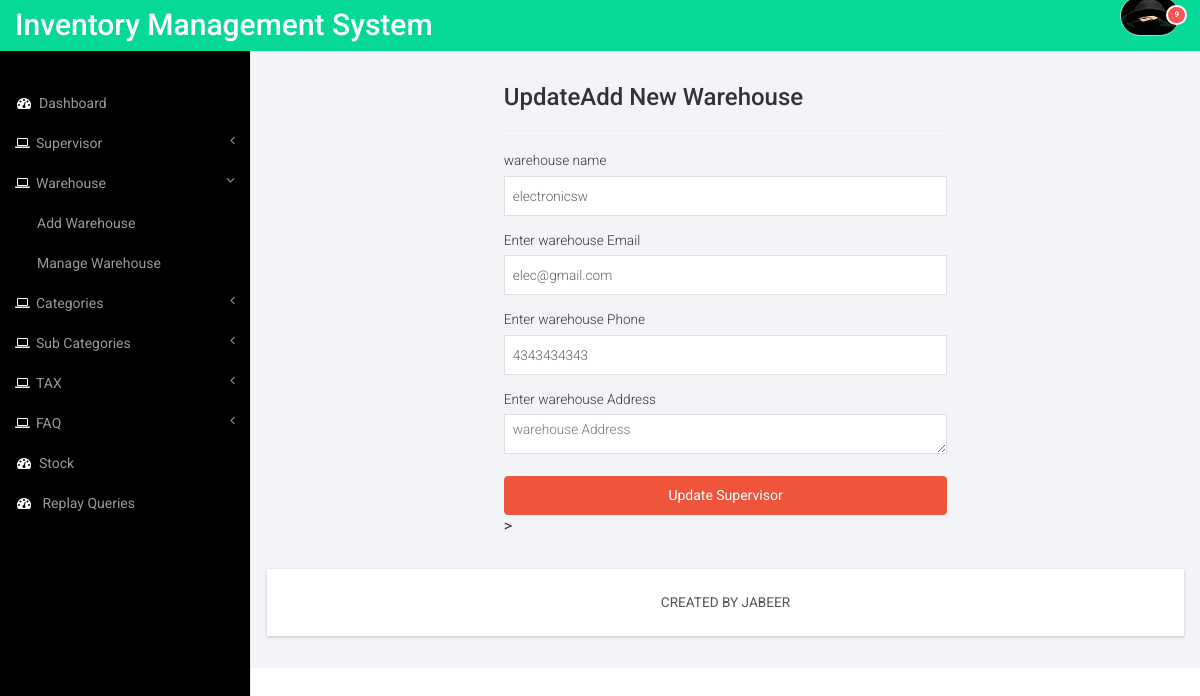
The page /admin/add_warehouse.php?warehouse_id=6&&edit (signed in) on the database its author committed.
### tables this page shows
CREATE TABLE `warehouse` (
  `warehouse_id` int(11) NOT NULL,
  `warehouse_name` text NOT NULL,
  `manager_id` int(11) NOT NULL,
  `warehouse_address` varchar(100) NOT NULL,
  `warehouse_email` varchar(65) NOT NULL,
  `warehouse_phone` bigint(15) NOT NULL
);

### admin/inc/session.php (called while the page is built, shortened)
<?php
	include("connection.php");
	if(isset($_SESSION['user_email']))
	{
		$login_email=$_SESSION['user_email'];
		$sql=mysqli_query($con,"SELECT * FROM `login` WHERE email='$login_email'") or die(mysqli_error($con));
		$rw=mysqli_fetch_array($sql);
		$user_role=$rw['user_role'];
		$user_profile=$rw['profile_pic'];
	}
	else
	{
		header("location:index.php?login_first");
	}
?>

### admin/add_warehouse.php (the view, shortened to what this page needs)
<?php
	include("inc/session.php");
	include("connection.php");
	if(isset($_GET['edit']))
	{
		$update = $_GET['edit'];
		$warehouse_id = $_GET['warehouse_id'];
		$sql = mysqli_query($con, "SELECT * FROM `warehouse` WHERE warehouse_id = '$warehouse_id'") or die(mysqli_error($con));
		$row = mysqli_fetch_array($sql);
		$warehouse_name = $row['warehouse_name'];
		$warehouse_email = $row['warehouse_email'];
		$warehouse_phone = $row['warehouse_phone'];
		$warehouse_address = $row['warehouse_address'];
	}
	else
	{
		$warehouse_name = $warehouse_email = $warehouse_phone = $warehouse_address =  "";
	}
?>
<!DOCTYPE HTML>
<html>
  <head>
     <?php include("inc/head.php"); ?>
  </head>
  <body>
    <div id="wrapper">
      <?php include("inc/menu.php"); ?>
      <div id="page-wrapper">
        <div class="graphs">
       	  <div class="col_3">
            <div class="row">
              <div class="col-md-6 col-md-offset-3">
                <h3><?php echo (isset($update)?'Update':'Add New'); ?>Add New Warehouse</h3>
                <hr/>
                <form name="" method="post" action="<?php echo (isset($update)?'war_val.php?update&&warehouse_id='.$warehouse_id.' ':'war_val.php?add'); ?>">
                  <div class="form-group">
                    <label>warehouse name</label>
                    <input type="text" value="<?php echo $warehouse_name; ?>" name="warehouse_name" class="form-control1" placeholder="warehouse Name" required />
                  </div>
                  <div class="form-group">
                    <label>Enter warehouse Email</label>
                    <input type="email" name="warehouse_email" value="<?php echo $warehouse_email; ?>" class="form-control1" placeholder="warehouse Email" required / >
                  </div>
                  <div class="form-group">
                    <label>Enter warehouse Phone</label>
                    <input type="number" name="warehouse_phone" value="<?php echo $warehouse_phone; ?>" class="form-control1" placeholder="warehouse Phone" required />
                  </div>
                  <div class="form-group">
                    <label>Enter warehouse Address</label>
                    <textarea rows="4" name="warehouse_address" value="<?php echo $warehouse_address; ?>" class="form-control1" placeholder="warehouse Address" required /></textarea>
                  </div>
                  <div class="form-group">
                    <input type="submit" name="btn_add" class="btn btn-success btn-block" value=" <?php echo (isset($update)?'Update':'Add New'); ?> Supervisor"> >
                  </div>
                </form>
              </div>
            </div>
  	      </div>
  		    <?php include("inc/footer.php"); ?>
  		  </div>
      </div>
    </div>
  </body>
</html>

### admin/inc/menu.php (shortened to what this page needs)
<nav class="top1 navbar navbar-default navbar-static-top" role="navigation" style="margin-bottom: 0">
            <div class="navbar-header">
                <a class="navbar-brand" href="index.html">Inventory Management System</a>
            </div>
            <ul class="nav navbar-nav navbar-right">
			    <li class="dropdown">
	        		<a href="#" class="dropdown-toggle avatar" data-toggle="dropdown">
					<?php
												if($user_profile == "")
												{
													echo '<img src="images/smile.png" class="img-responsive" width="60" height="60">';
												}
												else
												{
													echo '<img src="images/profiles/'.$user_profile.'" class="img-responsive" width="60" height="60">';
												}
											?>
					<span class="badge">9</span></a>
			</li>
			</ul>
            <div class="navbar-default sidebar" role="navigation">
                <div class="sidebar-nav navbar-collapse">
                    <ul class="nav" id="side-menu">
                        <li>
                            <a href="home.php"><i class="fa fa-dashboard fa-fw nav_icon"></i>Dashboard</a>
                        </li>
						<?php
											if($user_role == 'admin')
											{
                       echo  '<li>
                            <a href="#"><i class="fa fa-laptop nav_icon"></i>Supervisor<span class="fa arrow"></span></a>
                        </li>
                        <li>
                            <a href="#"><i class="fa fa-laptop nav_icon"></i>Warehouse<span class="fa arrow"></span></a>
                            <ul class="nav nav-second-level">
                                <li>
                                    <a href="add_warehouse.php">Add Warehouse</a>
                                </li>
                                <li>
                                    <a href="manage_warehouse.php">Manage Warehouse</a>
                                </li>
                            </ul>
                        </li>
                        <li>
                            <a href="#"><i class="fa fa-laptop nav_icon"></i>Categories<span class="fa arrow"></span></a>
							<li>
                            <a href="#"><i class="fa fa-laptop nav_icon"></i>Sub Categories<span class="fa arrow"></span></a>
								<li>
                            <a href="#"><i class="fa fa-laptop nav_icon"></i>TAX<span class="fa arrow"></span></a>
							<li>
                            <a href="#"><i class="fa fa-laptop nav_icon"></i>FAQ<span class="fa arrow"></span></a>
                        </li>
                          <li>
                            <a href="stock.php"><i class="fa fa-dashboard fa-fw nav_icon"></i>Stock</a>
                        </li>
                          <li>
                            <a href="queries.php"><i class="fa fa-dashboard fa-fw nav_icon"></i> Replay Queries</a>
                        </li>
                    </ul> ' ;
											}
					?>
                </div>
            </div>
        </nav>

### admin/css/style.css (style rules this page uses)
h4, h5, h6, h1, h2, h3 { margin-top: 0; }
ul, ol { margin: 0; }
html, body { font-family: 'Roboto', sans-serif; font-size: 100%; background:#000; overflow-x: hidden; }
body a { transition:0.5s all; -webkit-transition:0.5s all; -moz-transition:0.5s all; -o-transition:0.5s all; -ms-transition:0.5s all; }
.navbar .navbar-nav li a { padding: 0 10px; line-height: 56px; position: relative; }
.navbar .navbar-nav li .dropdown-toggle.avatar img { height: 40px; -webkit-border-radius: 50em; -moz-border-radius: 50em; border-radius: 50em; border: 1px solid #c0cadd; margin-top: -4px; }
.navbar .navbar-nav li a .badge { background: #ff5454; border: 2px solid white; position: absolute; top: 9px; right: 3px; font-size: 8px; line-height: 8px; padding: 4px 6px; -webkit-border-radius: 50em; -moz-border-radius: 50em; border-radius: 50em; min-width: 0; }
.navbar-default.sidebar { background-color: #000; font-family: 'Roboto', sans-serif; }
nav.top1.navbar.navbar-default.navbar-static-top { background-color:rgb(6, 217, 149); font-family: 'Roboto', sans-serif; }
.navbar-default .navbar-brand { color: #fff !important; font-size: 30px; font-weight: 500; }
.navbar-right { margin-right: 10px !important; }
.navbar-right li { display:inline-block; }
i.nav_icon { color: #fff; margin-right:6px; }
.sidebar ul li a { color: #999; font-size:14px; }
ul.nav.navbar-nav.navbar-right { height: 51px; }
.sidebar-nav.navbar-collapse { margin: 2em 0 0 0; }
.col_3 { margin-bottom:1em; }
.graphs { padding: 2em 1em; background: #f2f4f8; font-family: 'Roboto', sans-serif; }
.form-control1, .form-control_2.input-sm { border: 1px solid #e0e0e0; padding: 5px 8px; color: #616161; background: #fff; box-shadow: none !important; width: 100%; font-size: 0.85em; font-weight: 300; height: 40px; border-radius: 0; -webkit-appearance: none; }
.radio label, .checkbox label, label { font-size: 0.85em; font-weight:300; vertical-align: middle; }
span.badge { min-width: 3rem; padding: 2px 9px; text-align: center; font-size: 0.85; line-height: inherit; color: #fff; position: absolute; right:38px; -webkit-box-sizing: border-box; -moz-box-sizing: border-box; box-sizing: border-box; border-radius: 2px; }
.badge-success, .bg-green, .bootstrap-switch-success, .btn-success { border-color: #ef553a; background: #ef553a; padding:8.5px 12px; }

### admin/css/custom.css (style rules this page uses)
#wrapper { width: 100%; }
#page-wrapper { min-height: 568px; background-color: #fff; }
@media (min-width:768px) { #page-wrapper { position: inherit; margin: 0 0 0 250px; border-left: 1px solid #e7e7e7; } }
.sidebar .sidebar-nav.navbar-collapse { padding-right: 0; padding-left: 0; }
.sidebar .arrow { float: right; }
.sidebar .fa.arrow:before { content: "\f104"; }
.sidebar .active>a>.fa.arrow:before { content: "\f107"; }
.sidebar .nav-second-level li, .sidebar .nav-third-level li { border-bottom: 0!important; }
.sidebar .nav-second-level li a { padding-left: 37px; }
@media (min-width:768px) { .sidebar { z-index: 1; position: absolute; width: 250px; margin-top: 51px; } }

### rows shown on the page
warehouse: warehouse_name "electronicsw", warehouse_email "elec@gmail.com", warehouse_phone "4343434343", warehouse_address "warehouse Address"
